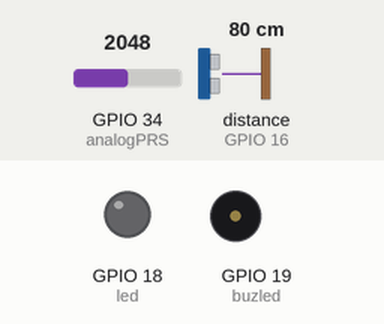
A sketch run on a simulated ESP32. Shown: output pins drawn as LEDs (lit = HIGH), buzzer (waves = sounding). Wiring (from diagram.json): ultrasonic range finder: trigger GPIO 17; echo GPIO 16. Inputs (shaded band) come from the test bench; at power-on: GPIO 34 (analogPRS) = 2048, distance to the obstacle (sensor on GPIO 16) 80 cm. The echo pulse lasts 58.3 µs per cm; WiFi joins after 1.5 s; servers stay silent unless stated; random numbers use the default seed unless the sketch sets one; no MQTT or app messages arrive unless stated; pins used as bus, display or sensor lines are not drawn; what the sketch prints to the serial monitor is not drawn.

Above: at 2.7 s.
2.8 s: GPIO 34 (analogPRS) set to 2160
At 3.6 s:
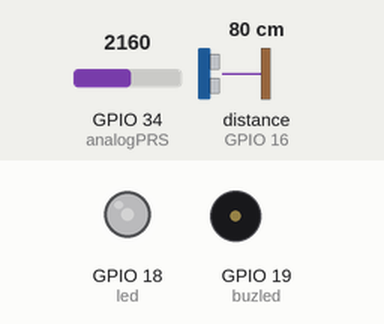
4.5 s: GPIO 34 (analogPRS) set to 2047
At 7.32 s:
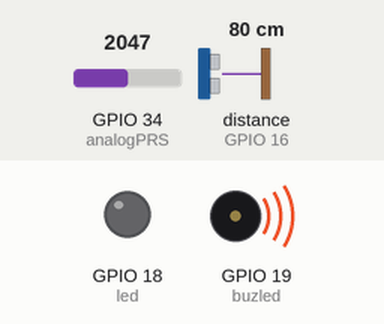
7.5 s: GPIO 34 (analogPRS) set to 2866
At 9.5 s:
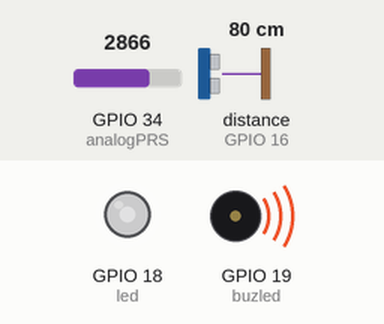
10.5 s: GPIO 34 (analogPRS) set to 4095
At 11.8 s:
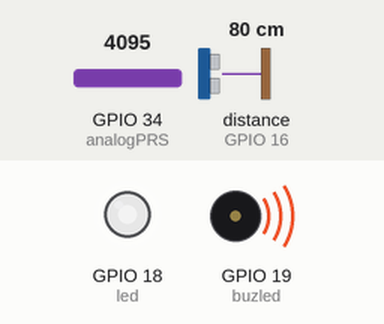
13.5 s: distance to the obstacle (sensor on GPIO 16) set to 2 cm
Timing chart, 0 to 16.5 s (numbered marks = the images above; inputs shaded):
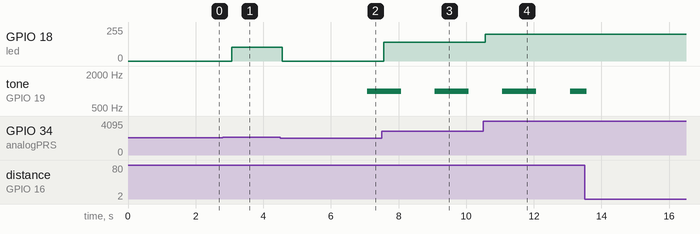

The sketch:

wifi-scan.ino
```cpp
#include <WiFi.h>
#include <PubSubClient.h>

// config wifi dan mqtt
const char* ssid = "Wokwi-GUEST";
const char* password = "";
const char* mqtt_server = "broker.hivemq.com";
const int mqtt_port = 1883;
const char* mqtt_topic = "sic8/katasakirayoaja/studycase/studytracker";

WiFiClient espClient;
PubSubClient client(espClient);

const int buzled = 19;
const int led = 18;
const int echoULS = 16;
const int trigULS = 17;
const int analogPRS = 34;

int penaltyTime = 0;
int maxPenaltyTime = 10;

unsigned long lastLoopTime = 0;
unsigned long lastBuzzerTime = 0;
bool statusBuzzer = false;

// Fungsi untuk menyambungkan WiFi
void setup_wifi() {
  delay(10);
  Serial.println();
  Serial.print("Menghubungkan ke WiFi: ");
  Serial.println(ssid);

  WiFi.mode(WIFI_STA);
  WiFi.begin(ssid, password);

  while (WiFi.status() != WL_CONNECTED) {
    delay(500);
    Serial.print(".");
  }

  Serial.println("");
  Serial.println("WiFi Terhubung!");
  Serial.print("IP Address: ");
  Serial.println(WiFi.localIP());
}

// Fungsi memastikan koneksi ke MQTT Broker tetap terjaga
void reconnect() {
  while (!client.connected()) {
    Serial.print("Menghubungkan ke MQTT Broker...");
    String clientId = "ESP32Client-" + String(random(0xffff), HEX);

    if (client.connect(clientId.c_str())) {
      Serial.println("Terhubung!");
    } else {
      Serial.print("Gagal, rc=");
      Serial.print(client.state());
      Serial.println(" coba lagi dalam 2 detik");
      delay(2000);
    }
  }
}

void setup() {
  Serial.begin(115200);
  pinMode(buzled, OUTPUT);
  pinMode(led, OUTPUT);
  pinMode(echoULS, INPUT);
  pinMode(trigULS, OUTPUT);

  setup_wifi();
  client.setServer(mqtt_server, mqtt_port);
}

void peringatan(int pin) {
  // Pengganti delay(1000) agar nyala-mati tiap 1 detik tanpa memblokir program
  if (millis() - lastBuzzerTime >= 1000) {
    lastBuzzerTime = millis();
    statusBuzzer = !statusBuzzer;

    if (statusBuzzer) {
      tone(pin, 1000);
    } else {
      noTone(pin);
    }
  }
}

void trigUltraSonik(int pin) {
  digitalWrite(pin, LOW);
  delayMicroseconds(2);
  digitalWrite(pin, HIGH);
  delayMicroseconds(10);
  digitalWrite(pin, LOW);
}

int echoUltraSonik(int pin) {
  int duration = pulseIn(pin, HIGH);
  int distance = duration * 0.034 / 2;

  return distance;
}

int deteksiCahaya() {
  int rawValue = analogRead(analogPRS);
  int persentaseCahaya = map(rawValue, 32, 4063, 100, 0);

  int nilaiCahaya = constrain(persentaseCahaya, 0, 100);

  return nilaiCahaya;
}

void nyalaLampu(int nilaiCahaya) {
  analogWrite(led, nilaiCahaya);
}

void loop() {
  if (!client.connected()) {
    reconnect();
  }
  client.loop();

  // Pengganti delay(500) menggunakan millis()
  if (millis() - lastLoopTime >= 500) {
    lastLoopTime = millis();

    int nilaiCahaya = deteksiCahaya();

    if (nilaiCahaya < 50) {
      Serial.print("Nilai : ");
      Serial.print(nilaiCahaya);
      Serial.println(" Kondisi  Gelap");
    } else {
      Serial.print("Nilai : ");
      Serial.print(nilaiCahaya);
      Serial.println(" Kondisi Terang");
    }

    int terangLampu;
    if (nilaiCahaya < 50) {
      terangLampu = (100 - nilaiCahaya) * 2;
    } else {
      terangLampu = 0;
    }

    nyalaLampu(terangLampu);

    trigUltraSonik(trigULS);
    int jarak = echoUltraSonik(echoULS);

    if (jarak > 70) {
      if (penaltyTime > maxPenaltyTime) {
        peringatan(buzled);
      } else {
        penaltyTime++;
      }
    } else {
      penaltyTime = 0;
      noTone(buzled);
      statusBuzzer = false;
    }

// bungkus data manual ke format json menggunakan snprintf
    char jsonBuffer[256];
    snprintf(jsonBuffer, sizeof(jsonBuffer),
             "{\"cahaya\":%d,\"kondisi_cahaya\":\"%s\",\"pwm_lampu\":%d,\"jarak\":%d,\"penalty_time\":%d,\"peringatan_aktif\":%s}",
             nilaiCahaya,
             (nilaiCahaya < 50) ? "Gelap" : "Terang",
             terangLampu,
             jarak,
             penaltyTime,
             (jarak > 70 && penaltyTime > maxPenaltyTime) ? "true" : "false");

    client.publish(mqtt_topic, jsonBuffer);

    Serial.print("Kirim MQTT JSON: ");
    Serial.println(jsonBuffer);
  }
}
```

Measured:
- the behaviour switches between 2087 and 2088 on GPIO 34 (analogPRS) (found by bisection; images 0 and 1)
- after the input at 2.8 s, GPIO 18 (led): 0/255 → 104/255 after 0.27 s
- after the input at 4.5 s, GPIO 18 (led): 104/255 → 0/255 after 0.07 s
- after the input at 7.5 s, GPIO 18 (led): 0/255 → 140/255 after 0.07 s
- after the input at 10.5 s, GPIO 18 (led): 140/255 → 200/255 after 0.07 s
